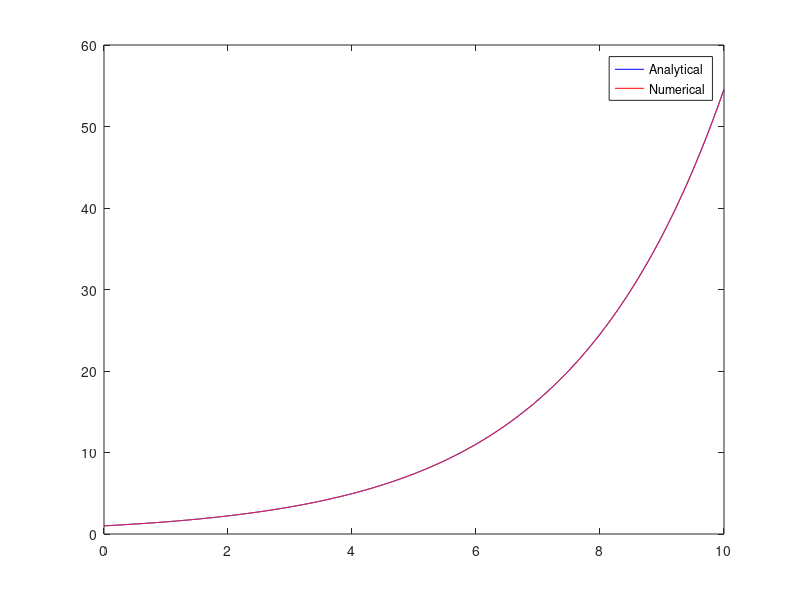

MATLAB code to generate this figure:

N = 10000;
alpha = 0.4;
x_m = 10;
dx = x_m/N;
x = linspace(0, x_m, N);
f = zeros(1, N);
f_1 = zeros(1, N);
f(1) = 1;

for i = 1 : N - 1
    f(1, i + 1) = f(i) * (1 + alpha * dx);
end

f_1 = f(1)*exp(alpha * x);
plot(x, f_1 , 'b');
hold on
plot(x, f, 'r');
legend('Analytical', 'Numerical');